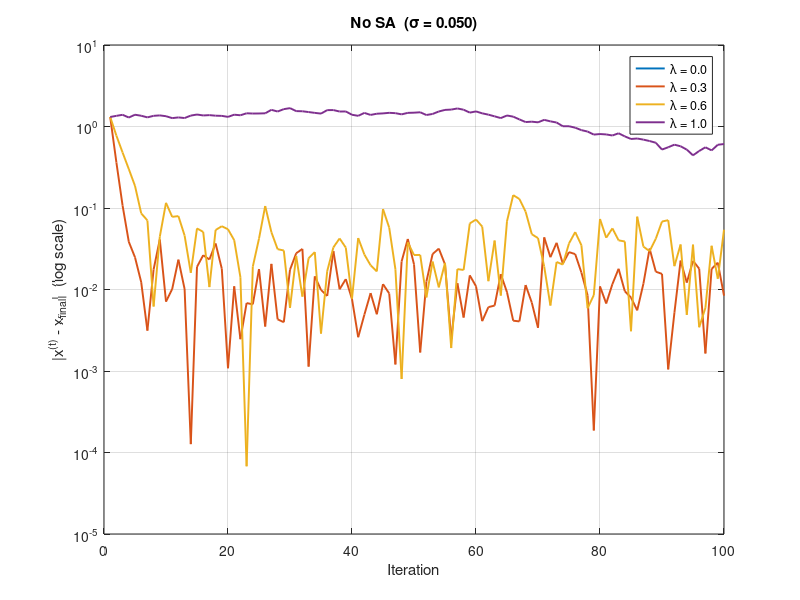

MATLAB code to generate this figure:
%%%%%%%%%%%%%%%%%%%%%%%%%%%%%%%%%%%%%%%%%%%%%%%%%%%%%%%%%%%%%%%%%%%%%%%%%%%
% toy_noSA.m
% 單點 ML–CFD 耦合 (無 SA) ：觀察 under-relaxation λ 對收斂影響
%%%%%%%%%%%%%%%%%%%%%%%%%%%%%%%%%%%%%%%%%%%%%%%%%%%%%%%%%%%%%%%%%%%%%%%%%%%

clear; clc; close all;

%% ------------------ 基本設定 -------------------------------------------
maxIter   = 100;          % 最大迭代步
sigma     = 0.05;         % ML 震盪強度 ε ~ N(0,σ²)
lambdaArr = [0 0.3 0.6 1.0];% 掃描多個 under-relaxation 係數
xFinal    = pi/6;         % 目標固定點
x0        = -pi/4;        % 初始特徵

rng(42);                  % 隨機種子

%% ------------------ 圖形初始化 ----------------------------------------
figure('Name','No SA','Position',[60 60 660 480]);
hold on; grid on; box on;
colors = lines(numel(lambdaArr));

%% ------------------ 逐 λ 模擬 -----------------------------------------
for kLam = 1:numel(lambdaArr)
    lam = lambdaArr(kLam);
    
    x   = x0;
    e   = nan(maxIter,1);
    e(1)= abs(x - xFinal);
    
    for t = 2:maxIter
        eps_t = sigma * randn;           % ML 震盪
        y_t   = sin(x) + eps_t;          % f(x)
        
        % CFD 回推 (無 SA → 必接受)
        x     = (1-lam)*xFinal + lam*asin(y_t);
        e(t)  = abs(x - xFinal);
    end
    
    semilogy(e,'-','Color',colors(kLam,:), ...
             'LineWidth',1.4, ...
             'DisplayName',sprintf('\\lambda = %.1f',lam));
end

title(sprintf('No SA  (\\sigma = %.3f)', sigma));
xlabel('Iteration'); ylabel('|x^{(t)} - x_{final}|  (log scale)');
legend show;